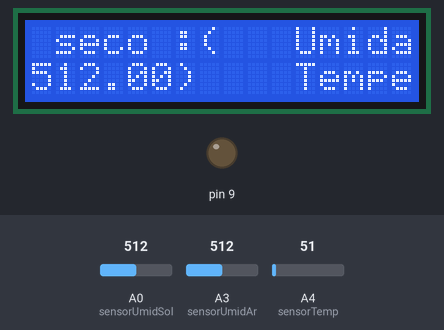
A sketch run on a simulated Arduino Uno, built with avr-gcc and run on an emulated ATmega328P. On the bench: 16×2 character LCD, output pins drawn as LEDs (lit = HIGH). The inputs (shaded band) are chosen by the test bench; at power-on: A0 (sensorUmidSol) = 512, A3 (sensorUmidAr) = 512, A4 (sensorTemp) = 51. What the sketch prints to the serial monitor is not drawn.

Above: at 1.2 s.
1.3 s: A0 (sensorUmidSol) set to 592
At 12.74 s:
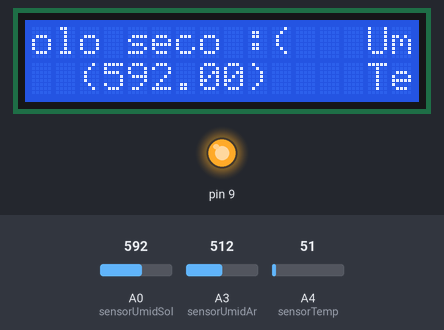
14.3 s: A0 (sensorUmidSol) set to 614
At 25.26 s:
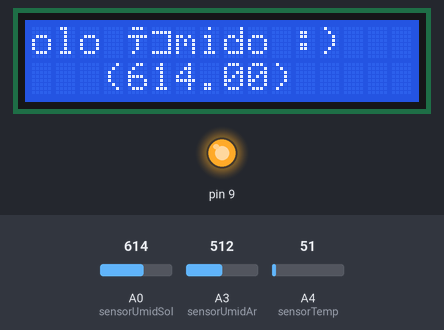
39.4 s: A0 (sensorUmidSol) set to 590
At 50.29 s:
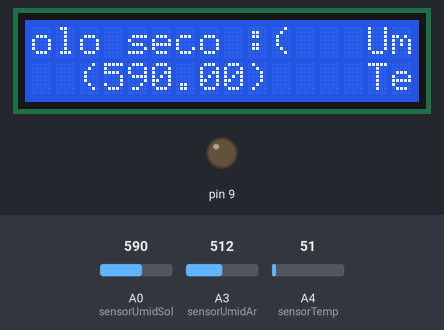
Timing chart, 0 to 51.8 s (numbered marks = the images above; inputs shaded):
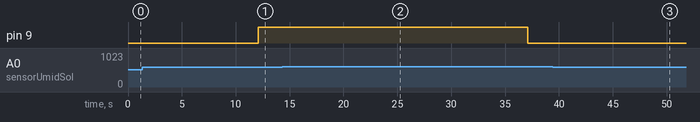

Measured:
- the behaviour switches between 600 and 601 on A0 (sensorUmidSol) (found by bisection; images 1 and 2)
- after the input at 14.3 s, pin 9: HIGH → LOW after 22.8 s; the display: first differs from a run without the input after 10.8 s (image 2)
- after the input at 39.4 s, the display: first differs from a run without the input after 10.7 s (image 3)

The sketch:

tccOficial.ino
```cpp
//inicializando biblioteca
#include <LiquidCrystal.h>

//identificação de pinos
#define sensorUmidSol A0
#define sensorUmidAr A3
#define sensorTemp A4

LiquidCrystal lcd(12, 11, 5, 4, 3, 2);

//definindo e inicializando variáveis
float umidSolValue =  0;
int umidArValue =  0;
int tempValue =  0;
int mensagem = 0;
char charBuf [6];

void setup() {
  pinMode(9, OUTPUT);
  lcd.begin(16, 2);
  Serial.begin(9600);

  Serial.println("Setup finalizado, aguardando comando.");
}

void loop() {

  //leitura de sensores
  umidSolValue = analogRead(sensorUmidSol);
  umidArValue = analogRead(sensorUmidAr);
  tempValue = analogRead(sensorTemp);

  //mudança de valor analógico para numeração convencional
  float voltUmidAr = umidArValue * (4.95 / 1023.0);
  float umidAr = map(voltUmidAr, 0.52, 3.88, 10, 80);

  float voltTemp = tempValue * (4.95 / 1023.0);
  float temp = map(voltTemp, 1.52, 3.62, 0, 50);

  //converter float para String
  String umid_sol_strg = dtostrf(umidSolValue, 6, 2, charBuf);
  String umid_ar_strg = dtostrf(umidAr, 6, 2, charBuf);
  String temp_strg = dtostrf(temp, 6, 2, charBuf);

  if (Serial.available() > 0) {
    mensagem = Serial.read();

    if ( mensagem == 'l' ) {
      Serial.println(umid_sol_strg + "\t" + umid_ar_strg + "\t" + temp_strg);
    }//if para enviar uma mensagem ao receber 'l'

  } //if para verificar se a comunicação serial está disponível

  if (umidSolValue <= 600) {
    lcd.setCursor(0, 0);
    lcd.print("Solo seco :(");
    lcd.setCursor(2, 1);
    lcd.print(" (");
    lcd.print(umidSolValue);
    lcd.print(")");

    lcd.setCursor(15, 0);
    lcd.print("Umidade do ar: ");
    lcd.print(umidAr);
    lcd.print("%");

    lcd.setCursor(15, 1);
    lcd.print("Temperatura: ");
    lcd.print(temp);
    lcd.print("C");

    for (int posicao = 0; posicao < 40; posicao++)
    {
      lcd.scrollDisplayLeft();
      delay(300);
    }//laço que permite que os caracteres "deslizem" pelo display LCD

  } else if (umidSolValue > 600) {
    lcd.setCursor(0, 0);
    lcd.print("Solo úmido :)");
    lcd.setCursor(3, 1);
    lcd.print(" (");
    lcd.print(umidSolValue);
    lcd.print(")");

    lcd.setCursor(18, 0);
    lcd.print("Umidade do ar: ");
    lcd.print(umidAr);
    lcd.print("%");

    lcd.setCursor(18, 1);
    lcd.print("Temperatura: ");
    lcd.print(temp);
    lcd.print("C");

    for (int posicao = 0; posicao < 40; posicao++)
    {
      lcd.scrollDisplayLeft();
      delay(300);
    }//laço que permite que os caracteres "deslizem" pelo display LCD

  }//if para definição de solo seco ou úmido, para ser exibido no display LCD

  if (umidSolValue <= 600) {
    digitalWrite(9, HIGH);
  } else {
    digitalWrite(9, LOW);
  }//if para ativar ou não a bomba

  delay(500);

  //"limpa" a tela do display
  lcd.clear();

}
```
